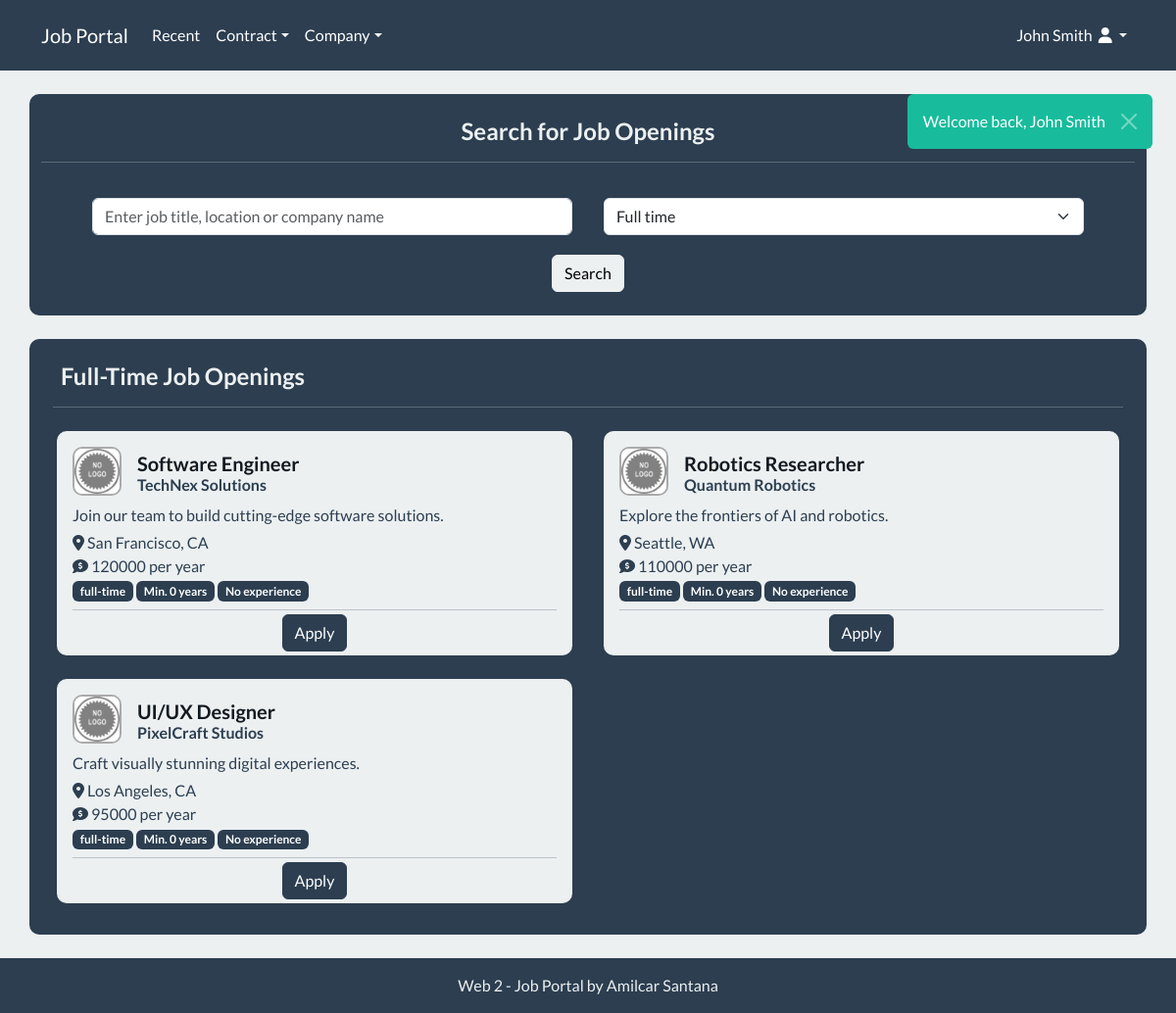
Page /contract/full-time (signed in) on the committed database.
### tables this page shows
CREATE TABLE `job_opening` (
  `id` int NOT NULL,
  `title` varchar(255) NOT NULL,
  `description` varchar(255) DEFAULT NULL,
  `company_id` int NOT NULL,
  `location` varchar(255) NOT NULL DEFAULT 'N/A',
  `contract` varchar(255) NOT NULL,
  `experience` int DEFAULT '0',
  `level` varchar(255) DEFAULT 'No experience',
  `status` varchar(255) NOT NULL DEFAULT 'active',
  `publication_date` timestamp NOT NULL DEFAULT CURRENT_TIMESTAMP,
  `publisher_id` int NOT NULL,
  `salary` int NOT NULL DEFAULT '0'
);

CREATE TABLE `company` (
  `id` int NOT NULL,
  `name` varchar(255) NOT NULL,
  `logo` varchar(255) NOT NULL DEFAULT 'default.png',
  `contact_email` varchar(255) DEFAULT NULL,
  `contact_phone` varchar(255) DEFAULT NULL,
  `website` varchar(255) DEFAULT NULL,
  `description` varchar(255) DEFAULT NULL,
  `slug` varchar(255) DEFAULT NULL
);

### app/Controllers/JobOpeningController.php (called while the page is built, shortened)
<?php
require_once '../app/DAO/JobOpeningDAO.php';
class JobOpeningController {
    private $jobOpeningDAO;
    public function __construct() {
        $this->jobOpeningDAO = new JobOpeningDAO();
    }
    public function listByContract($contract) {
        $jobOpenings = $this->jobOpeningDAO->findByContract($contract);
        $this->companyDAO = new CompanyDAO();
        $companies = $this->companyDAO->findAll();
        $this->render('user/home', 'user', ['jobOpenings' => $jobOpenings, 'companies' => $companies, 'contract' => $contract]);
    }
    private function render($view, $layout, $data = []) {
        extract($data);
        require "../app/Views/{$view}.php";
    }
}

### public/index.php (called while the page is built, shortened)
<?php
$router = require '../config/routes.php';
$path = parse_url($_SERVER['REQUEST_URI'], PHP_URL_PATH);
$method = $_SERVER['REQUEST_METHOD'];
$router->dispatch($method, $path);

### app/DAO/JobOpeningDAO.php (called while the page is built, shortened)
<?php
require_once '../config/Database.php';
require_once '../app/Models/JobOpeningModel.php';
require_once '../app/DAO/CompanyDAO.php';
class JobOpeningDAO {
    private $pdo;
    public function __construct() {
        $this->pdo = Database::getInstance()->getConnection();
    }
    public function findByContract($contract) {
        $stmt = $this->pdo->prepare("SELECT * FROM job_opening WHERE (contract = :contract AND status = 'active')");
        $stmt->bindParam(':contract', $contract);
        $stmt->execute();
        $results = $stmt->fetchAll(PDO::FETCH_ASSOC);
        $jobOpenings = [];
        $companyDAO = new CompanyDAO();
        foreach ($results as $row) {
            $jobOpening = new JobOpeningModel();
            $jobOpening->setId($row['id']);
            $jobOpening->setTitle($row['title']);
            $jobOpening->setDescription($row['description']);
            $jobOpening->setCompany($row['company_id']);
            $jobOpening->setLocation($row['location']);
            $jobOpening->setContract($row['contract']);
            $jobOpening->setExperience($row['experience']);
            $jobOpening->setLevel($row['level']);
            $jobOpening->setStatus($row['status']);
            $jobOpening->setSalary($row['salary']);
            $company = $companyDAO->findById($row['company_id']);
            $jobOpening->setCompany($company);
            $jobOpenings[] = $jobOpening;
        }
        return $jobOpenings;
    }
}

### config/Database.php (called while the page is built)
<?php
class Database {
    private static $instance = null;
    private $connection;
    private $host = 'localhost';
    private $dbname = 'web2jobboard_db';
    private $username = 'root';
    private $password = '';
    private function __construct() {
        try {
            $this->connection = new PDO("mysql:host=$this->host;dbname=$this->dbname", $this->username, $this->password);
            $this->connection->setAttribute(PDO::ATTR_ERRMODE, PDO::ERRMODE_EXCEPTION);
        } catch (PDOException $e) {
            die("Connection failed: " . $e->getMessage());
        }
    }
    public static function getInstance() {
        if (!self::$instance) {
            self::$instance = new Database();
        }
        return self::$instance;
    }
    public function getConnection() {
        return $this->connection;
    }
}

### app/DAO/CompanyDAO.php (called while the page is built, shortened)
<?php
require_once '../config/Database.php';
require_once '../app/Models/CompanyModel.php';
class CompanyDAO {
    private $pdo;
    public function __construct() {
        $this->pdo = Database::getInstance()->getConnection();
    }
    public function findById($id) {
        $stmt = $this->pdo->prepare("SELECT * FROM company WHERE id = :id");
        $stmt->bindParam(':id', $id);
        $stmt->execute();
        $row = $stmt->fetch(PDO::FETCH_ASSOC);
        if ($row) {
            $company = new CompanyModel();
            $company->setId($row['id']);
            $company->setName($row['name']);
            $company->setLogo($row['logo']);
            $company->setContactEmail($row['contact_email']);
            $company->setContactPhone($row['contact_phone']);
            $company->setWebsite($row['website']);
            $company->setDescription($row['description']);
            $company->setSlug($row['slug']);
            return $company;
        }
        return null;
    }
}

### app/Models/JobOpeningModel.php (called while the page is built, shortened)
<?php
class JobOpeningModel {
    private $id;
    private $title;
    private $description;
    private $location;
    private $contract;
    private $experience;
    private $level;
    private $salary;
    private $company;
    public function getId()
    {
        return $this->id;
    }
    public function setId($id)
    {
        $this->id = $id;
    }
    public function getTitle()
    {
        return $this->title;
    }
    public function setTitle($title)
    {
        $this->title = $title;
    }
    public function getDescription()
    {
        return $this->description;
    }
    public function setDescription($description)
    {
        $this->description = $description;
    }
    public function getLocation()
    {
        return $this->location;
    }
    public function setLocation($location)
    {
        $this->location = $location;
    }
    public function getContract()
    {
        return $this->contract;
    }
    public function setContract($contract)
    {
        $this->contract = $contract;
    }
    public function getExperience()
    {
        return $this->experience;
    }
    public function setExperience($experience)
    {
        $this->experience = $experience;
    }
    public function getLevel()
    {
        return $this->level;
    }
    public function setLevel($level)
    {
        $this->level = $level;
    }
    public function getSalary()
    {
        return $this->salary;
    }
    public function setSalary($salary)
    {
        $this->salary = $salary;
    }
    public function getCompany()
    {
        return $this->company;
    }
    public function setCompany($company)
    {
        $this->company = $company;
    }
}

### app/Models/CompanyModel.php (called while the page is built, shortened)
<?php
class CompanyModel {
    private $name;
    private $logo;
    private $contactEmail;
    private $contactPhone;
    private $website;
    private $description;
    public function getName()
    {
        return $this->name;
    }
    public function setName($name)
    {
        $this->name = $name;
    }
    public function getLogo()
    {
        return $this->logo;
    }
    public function setLogo($logo)
    {
        $this->logo = $logo;
    }
    public function getContactEmail()
    {
        return $this->contactEmail;
    }
    public function setContactEmail($contactEmail)
    {
        $this->contactEmail = $contactEmail;
    }
    public function getContactPhone()
    {
        return $this->contactPhone;
    }
    public function setContactPhone($contactPhone)
    {
        $this->contactPhone = $contactPhone;
    }
    public function getWebsite()
    {
        return $this->website;
    }
    public function setWebsite($website)
    {
        $this->website = $website;
    }
    public function getDescription()
    {
        return $this->description;
    }
    public function setDescription($description)
    {
        $this->description = $description;
    }
}

### app/Views/user/home.php (the view, shortened to what this page needs)
<section class="container mt-5 bg-primary" id="search-panel">
    <div class="row">
        <div class="col-12">
            <h4 class="mt-4 text-light text-center"><b>Search for Job Openings</b></h4>
            <hr class="border-light">
            <form action="/search" method="post">
                <div class="row py-3 px-5">
                    <div class="col-12 col-lg-6 px-3 py-1">
                        <input type="text" name="search-text" class="form-control" placeholder="Enter job title, location or company name" id="inputDefault" spellcheck="false" data-ms-editor="true" required>
                    </div>
                    <div class="col-12 col-lg-6 px-3 py-1">
                        <select class="form-select" id="category-select" name="contract" required>
                            <option value="full-time">Full time</option>
                        </select>
                    </div>
                </div>
                <div class="row">
                    <div class="col-12 text-center pb-4">
                        <button type="submit" class="btn btn-light">Search</button>
                    </div>
                </div>
            </form>
        </div>
</section>
<section class="container mt-4 mb-4 px-4 pb-3 bg-primary" id="job-openings">
    <div class="row">
        <div class="col-12">
            <h4 class="mt-4 mx-2 text-light"><b style="text-transform: capitalize">
                    <?php if ($_SERVER['REQUEST_URI'] == '/'): ?>
                        Recent job openings
                    <?php elseif (preg_match("/^\/company\//", $_SERVER['REQUEST_URI'])): ?>
                        <?php echo htmlspecialchars($company->getName()); ?> job openings
                    <?php elseif (preg_match("/^\/contract\//", $_SERVER['REQUEST_URI'])): ?>
                        <?php echo htmlspecialchars($contract); ?> job openings
                    <?php elseif ($_SERVER['REQUEST_URI'] == '/search'): ?>
                        Search results
                    <?php endif; ?>
                </b></h4>
            <hr class="border-light">
        </div>
    </div>
    <div class="row">
        <?php foreach ($jobOpenings as $jobOpening): ?>
        <div class="col col-lg-6 col-xxl-4">
            <div class="mt-2 mb-3 mx-1 bg-light px-3 pt-3 d-flex flex-column job-card">
                <div class="d-flex align-items-center mb-2">
                    <img src="/uploads/companies/<?php echo htmlspecialchars($jobOpening->getCompany()->getLogo()); ?>" alt="<?php echo htmlspecialchars($jobOpening->getCompany()->getName()); ?>"
                         class="company-logo me-3">
                    <div>
                        <h5 class="text-primary-emphasis fw-bolder m-0 mt-1"><?php echo htmlspecialchars($jobOpening->getTitle()); ?></h5>
                        <h6 class="text-primary fw-bolder m-0"><?php echo htmlspecialchars($jobOpening->getCompany()->getName()); ?></h6>
                    </div>
                </div>
                <p class="text-primary m-0 mb-1">
                    <?php echo htmlspecialchars($jobOpening->getDescription()); ?>
                </p>
                <p class="text-primary m-0">
                    <i class="fa-solid fa-location-dot"></i> <?php echo htmlspecialchars($jobOpening->getLocation()); ?>
                </p>
                <p class="text-primary m-0">
                    <i class="fa-solid fa-comment-dollar"></i> <?php echo htmlspecialchars($jobOpening->getSalary()); ?> per year
                </p>
                <p class="mb-2">
                    <span class="badge bg-primary"><?php echo htmlspecialchars($jobOpening->getContract()); ?></span>
                    <span class="badge bg-primary">Min. <?php echo htmlspecialchars($jobOpening->getExperience()); ?> years</span>
                    <span class="badge bg-primary"><?php echo htmlspecialchars($jobOpening->getLevel()); ?></span>
                </p>
                <hr class="border-primary m-0">
                <button type="button" class="btn btn-primary mx-auto m-0 my-1" data-bs-toggle="modal" data-bs-target="#jobOpeningModal"
                        data-bs-title="<?php echo htmlspecialchars($jobOpening->getTitle()); ?>"
                        data-bs-company="<?php echo htmlspecialchars($jobOpening->getCompany()->getName()); ?>"
                        data-bs-location="<?php echo htmlspecialchars($jobOpening->getLocation()); ?>"
                        data-bs-contract="<?php echo htmlspecialchars($jobOpening->getContract()); ?>"
                        data-bs-salary="<?php echo htmlspecialchars($jobOpening->getSalary()); ?>"
                        data-bs-experience="<?php echo htmlspecialchars($jobOpening->getExperience()); ?>"
                        data-bs-level="<?php echo htmlspecialchars($jobOpening->getLevel()); ?>"
                        data-bs-description="<?php echo htmlspecialchars($jobOpening->getDescription()); ?>"
                        data-bs-website="<?php echo htmlspecialchars($jobOpening->getCompany()->getWebsite()); ?>"
                        data-bs-email="<?php echo htmlspecialchars($jobOpening->getCompany()->getContactEmail()); ?>"
                        data-bs-phone="<?php echo htmlspecialchars($jobOpening->getCompany()->getContactPhone()); ?>"
                        data-bs-companydescription="<?php echo htmlspecialchars($jobOpening->getCompany()->getDescription()); ?>"
                        data-bs-logo="<?php echo htmlspecialchars($jobOpening->getCompany()->getLogo()); ?>"
                        data-bs-jobid="<?php echo $jobOpening->getId(); ?>"
                >Apply</button>
            </div>
        </div>
        <?php endforeach; ?>
    </div>
</section>

### config/router.php (shortened to what this page needs)
<?php
class Router {
    private $routes = [];
    private function addRoute($method, $path, $action, $middleware) {
        $this->routes[] = [
            'method' => $method,
            'path' => $path,
            'action' => $action,
            'middleware' => $middleware
        ];
    }
    public function dispatch($method, $path) {
        foreach ($this->routes as $route) {
            $routePath = $this->convertPathToRegex($route['path']);
            if ($route['method'] == $method && preg_match($routePath, $path, $matches)) {
                array_shift($matches);
                list($controller, $action) = $route['action'];
                (new $controller)->$action(...$matches);
                return;
            }
        }
    }
    private function convertPathToRegex($path) {
        return '#^' . preg_replace('/\{[a-zA-Z0-9_]+\}/', '([a-zA-Z0-9_-]+)', $path) . '$#';
    }
}

### public/css/style.css (style rules this page uses)
section, .job-card { border-radius: 10px; }
.company-logo { width: 50px; height: 50px; border-radius: 10px; border: 2px solid #aaa; }

### rows in the picture
job_opening: company.logo (placeholder picture), title "Software Engineer", company.name "TechNex Solutions", description "Join our team to build cutting-edge software solutions.", location "San Francisco, CA", salary "120000", contract "full-time", experience "0", level "No experience"
job_opening: company.logo (placeholder picture), title "Robotics Researcher", company.name "Quantum Robotics", description "Explore the frontiers of AI and robotics.", location "Seattle, WA", salary "110000", contract "full-time", experience "0", level "No experience"
job_opening: company.logo (placeholder picture), title "UI/UX Designer", company.name "PixelCraft Studios", description "Craft visually stunning digital experiences.", location "Los Angeles, CA", salary "95000", contract "full-time", experience "0", level "No experience"

### other values in the picture
$contract "Full-Time"
